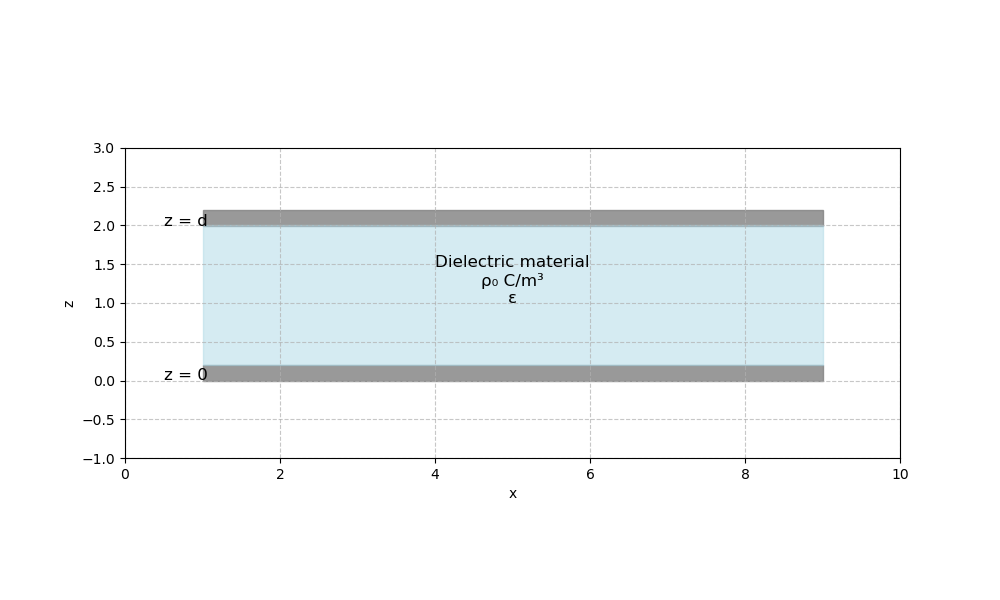

The Python source for this figure:
import numpy as np
import matplotlib.pyplot as plt
from matplotlib.patches import Rectangle

# Set up figure
fig, ax = plt.subplots(figsize=(10, 6))

# Parameters
d = 2  # distance between plates
plate_width = 8
plate_height = 0.2

# Draw capacitor plates
plate1 = Rectangle((1, 0), plate_width, plate_height, color='gray', alpha=0.8)
plate2 = Rectangle((1, d), plate_width, plate_height, color='gray', alpha=0.8)
ax.add_patch(plate1)
ax.add_patch(plate2)

# Fill region between plates with dielectric material
dielectric = Rectangle((1, plate_height), plate_width, d-plate_height, color='lightblue', alpha=0.5)
ax.add_patch(dielectric)

# Add labels
ax.text(0.5, 0, 'z = 0', fontsize=12)
ax.text(0.5, d, 'z = d', fontsize=12)
ax.text(5, d/2, 'Dielectric material\nρ₀ C/m³\nε', fontsize=12, ha='center')

# Set axis limits and labels
ax.set_xlim(0, 10)
ax.set_ylim(-1, d+1)
ax.set_xlabel('x')
ax.set_ylabel('z')
ax.set_aspect('equal')
ax.grid(True, linestyle='--', alpha=0.7)

plt.savefig("fig.png")
plt.tight_layout()
plt.show()

